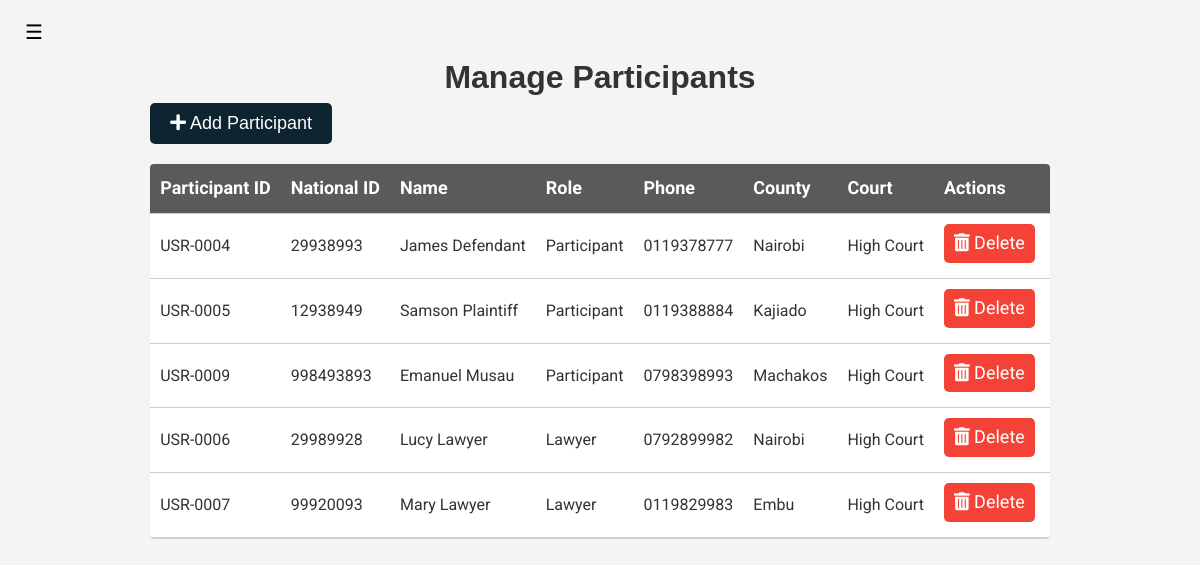
Page /clerk-manage-participant (signed in) on the earlier database version.
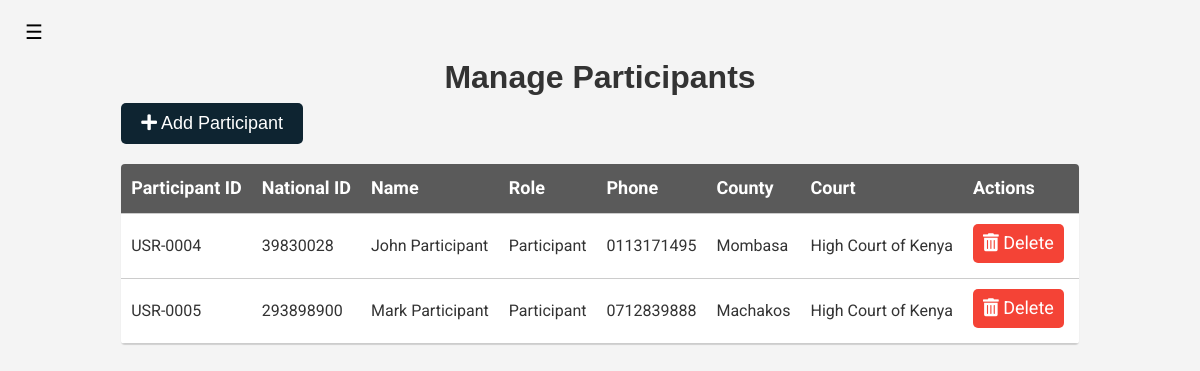
Same page on the later database version.
### court_proceedings_management_application/models.py (models this page shows, shortened)
class User(AbstractUser, PermissionsMixin):
    ROLES = (
        ('admin', 'Admin'),
        ('clerk', 'Clerk'),
        ('judge', 'Judge'),
        ('participant', 'Participant'),
        ('lawyer', 'Lawyer'),
    )
    COUNTY_CHOICES = (
        ('Baringo', 'Baringo'),
        ('Bomet', 'Bomet'),
        ('Bungoma', 'Bungoma'),
        ('Busia', 'Busia'),
        ('Elgeyo Marakwet', 'Elgeyo Marakwet'),
        ('Embu', 'Embu'),
        ('Garissa', 'Garissa'),
        ('Homa Bay', 'Homa Bay'),
        ('Isiolo', 'Isiolo'),
        ('Kajiado', 'Kajiado'),
        ('Kakamega', 'Kakamega'),
        ('Kericho', 'Kericho'),
        ('Kiambu', 'Kiambu'),
        ('Kilifi', 'Kilifi'),
        ('Kirinyaga', 'Kirinyaga'),
        ('Kisii', 'Kisii'),
        ('Kisumu', 'Kisumu'),
        ('Kitui', 'Kitui'),
        ('Kwale', 'Kwale'),
        ('Laikipia', 'Laikipia'),
        ('Lamu', 'Lamu'),
        ('Machakos', 'Machakos'),
        ('Makueni', 'Makueni'),
        ('Mandera', 'Mandera'),
        ('Marsabit', 'Marsabit'),
        ('Meru', 'Meru'),
        ('Migori', 'Migori'),
        ('Mombasa', 'Mombasa'),
        ('Murang\'a', 'Murang\'a'),
        ('Nairobi', 'Nairobi'),
        ('Nakuru', 'Nakuru'),
        ('Nandi', 'Nandi'),
        ('Narok', 'Narok'),
        ('Nyamira', 'Nyamira'),
        ('Nyandarua', 'Nyandarua'),
        ('Nyeri', 'Nyeri'),
        ('Samburu', 'Samburu'),
        ('Siaya', 'Siaya'),
        ('Taita Taveta', 'Taita Taveta'),
        ('Tana River', 'Tana River'),
        ('Tharaka Nithi', 'Tharaka Nithi'),
    )
    TRIBE_CHOICES = (
        ('Kikuyu', 'Kikuyu'),
        ('Luhya', 'Luhya'),
        ('Luo', 'Luo'),
        ('Kalenjin', 'Kalenjin'),
        ('Kamba', 'Kamba'),
        ('Kisii', 'Kisii'),
        ('Mijikenda', 'Mijikenda'),
        ('Meru', 'Meru'),
        ('Turkana', 'Turkana'),
        ('Maasai', 'Maasai'),
        ('Embu', 'Embu'),
        ('Taita', 'Taita'),
        ('Giriama', 'Giriama'),
        ('Rendille', 'Rendille'),
        ('Borana', 'Borana'),
        ('Samburu', 'Samburu'),
        ('Pokomo', 'Pokomo'),
        ('Orma', 'Orma'),
        ('Elmolo', 'Elmolo'),
        ('Digo', 'Digo'),
        ('Swahili', 'Swahili'),
        ('Taveta', 'Taveta'),
        ('Kuria', 'Kuria'),
        ('Mbeere', 'Mbeere'),
        ('Tharaka', 'Tharaka'),
        ('Gusii', 'Gusii'),
        ('Ilchamus', 'Ilchamus'),
        ('Kalenjin', 'Kalenjin'),
        ('Kamba', 'Kamba'),
        ('Kikuyu', 'Kikuyu'),
        ('Kisii', 'Kisii'),
        ('Kuria', 'Kuria'),
        ('Luhya', 'Luhya'),
        ('Luo', 'Luo'),
        ('Maasai', 'Maasai'),
        ('Meru', 'Meru'),
        ('Mijikenda', 'Mijikenda'),
        ('Pokomo', 'Pokomo'),
        ('Rendille', 'Rendille'),
        ('Samburu', 'Samburu'),
        ('Somali', 'Somali'),
        ('Swahili', 'Swahili'),
        ('Taita', 'Taita'),
        ('Taveta', 'Taveta'),
        ('Tharaka', 'Tharaka'),
        ('Turkana', 'Turkana'),
        ('Gabra', 'Gabra'),
        ('Giriama', 'Giriama'),
    )
    GENDER_CHOICES = (
        ('male', 'Male'),
        ('female', 'Female'),
        ('prefer not to say', 'Prefer not to say'),
    )
    profile_image = models.ImageField(upload_to='profile_images/', null=True, blank=True, default='profile_images'
                                                                                                  '/default.png')
    user_id = models.CharField(max_length=30, unique=True)
    first_name = models.CharField(max_length=30)
    last_name = models.CharField(max_length=30, null=True, blank=True)
    username = models.CharField(max_length=30, unique=True)
    email = models.EmailField(unique=True)
    role = models.CharField(max_length=30, choices=ROLES, default='observer')
    national_id = models.IntegerField(unique=True)
    county_of_residence = models.CharField(max_length=30, choices=COUNTY_CHOICES, default='Nairobi')
    phone_number = models.CharField(max_length=15, blank=True)
    gender = models.CharField(max_length=30, choices=GENDER_CHOICES, default='prefer not to say')
    tribe = models.CharField(max_length=30, choices=TRIBE_CHOICES, default='Kikuyu')
    date_of_birth = models.DateField()
    address = models.CharField(max_length=255)
    password = models.CharField(max_length=30)
    is_active = models.BooleanField(default=True)
    is_staff = models.BooleanField(default=False)
    is_superuser = models.BooleanField(default=False)
    date_joined = models.DateTimeField(auto_now_add=True)
    created_by = models.ForeignKey('self', on_delete=models.SET_NULL, null=True, blank=True)
    is_approved = models.BooleanField(default=False)
    courts = models.ManyToManyField('Court', related_name='users', blank=True)
    @property
    def is_authenticated(self):
        return bool(self.username and self.password)

class Court(models.Model):
    COURT_TYPES = (
        ('high court', 'High Court'),
        ('magistrate court', 'Magistrate Court'),
        ('environment court', 'Environment and Land Court'),
        ('labour court', 'Employment and Labour Court'),
        ('anti-corruption court', 'Anti-Corruption Court'),
        ('children court', 'Children\'s Court'),
        ('maritime court', 'Maritime Court'),
        ('military court', 'Military Court'),
        ('tax court', 'Tax Court'),
        ('appeal court', 'Court of Appeal'),
        ('supreme court', 'Supreme Court'),
    )
    name = models.CharField(max_length=255)
    court_id = models.CharField(max_length=30, unique=True)
    court_logo = models.ImageField(upload_to='court_logos/', null=True, blank=True,
                                   default='../static/images/default_court.png')
    court_email = models.EmailField()
    court_phone = models.CharField(max_length=15, blank=True)
    court_address = models.CharField(max_length=255)
    location = models.CharField(max_length=255, choices=User.COUNTY_CHOICES)
    court_type = models.CharField(max_length=255, choices=COURT_TYPES)
    created_by = models.ForeignKey(User, on_delete=models.CASCADE)
    created_on = models.DateTimeField(auto_now_add=True, null=True)

### court_proceedings_management_application/views.py (the view)
# urls.py: path('clerk-manage-participant', views.ClerkManageParticipantView.as_view(), name='clerk-manage-participant'),
class ClerkManageParticipantView(View):
    def __init__(self, *args, **kwargs):
        super().__init__(*args, **kwargs)
        self.user_service = UserService()
        self.court_service = CourtService()
    def get(self, request):
        if not request.user.is_authenticated:
            return redirect('login')
        user = request.user
        user_info = self.user_service.get_user_info(user.username)
        court_objects = self.court_service.get_all_courts()
        try:
            roles = ['participant', 'lawyer', 'observer']
            participants = []
            for role in roles:
                participants.extend(self.user_service.get_user_by_role(role))
        except:
            participants = None
            messages.error(request, 'No users found in the database', extra_tags='toast')
        context = {
            'user_info': user_info,
            'participants': participants,
            'court_objects': court_objects,
        }
        return render(request, 'clerk-manage-participant.html', context)

### court_proceedings_management_application/interfaces/court_database.py (called while the page is built)
    def get_all_courts(self):
        return Court.objects.all()

### court_proceedings_management_application/interfaces/court_service.py (called while the page is built)
    def get_all_courts(self):
        return self.court_database.get_all_courts()

### court_proceedings_management_application/interfaces/user_database.py (called while the page is built)
    def get_user_info(self, username):
        try:
            return get_object_or_404(User, username=username)
        except User.DoesNotExist:
            return UserDoesNotExist(f'User with username {username} does not exist')

    def get_user_by_role(self, role):
        try:
            return User.objects.filter(role=role)
        except User.DoesNotExist:
            return UserDoesNotExist(f'User with role {role} does not exist')

### court_proceedings_management_application/interfaces/user_service.py (called while the page is built)
    def get_user_info(self, username):
        try:
            return self.user_database.get_user_info(username)
        except UserDoesNotExist as e:
            print(e)
            return None

    def get_user_by_role(self, role):
        try:
            return self.user_database.get_user_by_role(role)
        except UserDoesNotExist as e:
            print(e)
            return None

### templates/clerk-manage-participant.html (shortened to what this page needs)
{% extends 'sidebar.html' %}
{% load static %}
    {% block title %}
        Manage Participants
    {% endblock %}
    {% block content %}
        <article aria-label="participant-table">
            <button class="btn btn-primary btn-primary-action" onclick="redirectToCreateparticipant()"><i
                    class="fas fa-plus"></i> Add
                Participant
            </button>
            <div class="table-container">
                <table class="material-table">
                    <thead>
                    <tr>
                        <th>Participant ID</th>
                        <th>National ID</th>
                        <th>Name</th>
                        <th>Role</th>
                        <th>Phone</th>
                        <th>County</th>
                        <th>Court</th>
                        <th>Actions</th>
                    </tr>
                    </thead>
                    <tbody>
                    {% for participant in participants %}
                        <tr>
                            <td>{{ participant.user_id }}</td>
                            <td>{{ participant.national_id }}</td>
                            <td>{{ participant.first_name }} {{ participant.last_name }}</td>
                            <td>{{ participant.role | capfirst }}</td>
                            <td>{{ participant.phone_number }}</td>
                            <td>{{ participant.county_of_residence }}</td>
                            {% if participant.courts.all %}
                                {% with participant.courts.all as courts %}
                                    {% if courts|length == 0 %}
                                        <td>NA</td>
                                    {% elif courts|length == 1 %}
                                        <td>{{ courts.0.name }}</td>
                                    {% else %}
                                        <td>{{ courts.0.name }} & {{ courts|length|add:"-1" }} Others</td>
                                    {% endif %}
                                {% endwith %}
                            {% else %}
                                <td>NA</td>
                            {% endif %}
                            <td>
                                <a class="btn btn-danger btn-secondary-action"
                                   href="{% url 'clerk-delete-participant' user_id=participant.id %}"
                                   onclick="confirmDeleteDialog(event, this.href)"><i
                                        class="fas fa-trash-alt"></i> Delete</a>
                            </td>
                        </tr>
                    {% endfor %}
                    </tbody>
                </table>
            </div>
        </article>
    {% endblock %}

### templates/sidebar.html (shortened to what this page needs)
{% load static %}
<!DOCTYPE html>
<html lang="en">
<head>
    <link rel="stylesheet" href="https://cdnjs.cloudflare.com/ajax/libs/font-awesome/5.15.4/css/all.min.css">
    <link rel="stylesheet" href="{% static 'styles/main.css' %}">
</head>
<body>
<div id="main">
    <button class="openbtn" onclick="openNav()">&#9776;</button>
    <div class="main-container">
        <h1 class="title">{% block title %} Title {% endblock %}</h1>
        {% block content %}{% endblock %}
    </div>
</div>
</body>
</html>

### static/styles/main.css (style rules this page uses)
body { font-family: 'Roboto Light', sans-serif; font-size: 16px; line-height: 1.6; color: #333; background-color: #f4f4f4; }
* { margin: 0; padding: 0; box-sizing: border-box; }
a { text-decoration: none; }
.btn { display: inline-block; padding: 10px 20px; color: #fff; border: none; border-radius: 5px; cursor: pointer; text-decoration: none; font-size: 18px; }
.btn-primary { background: #0e2431; color: #fff !important; }
.btn-danger { background: #f44336; }

Differences in the rows shown:
removed User: user_id "USR-0009", national_id "998493893", first_name "Emanuel", last_name "Musau", role "Participant", phone_number "0798398993", county_of_residence "Machakos", courts.all.0.name "High Court"
removed User: user_id "USR-0006", national_id "29989928", first_name "Lucy", last_name "Lawyer", role "Lawyer", phone_number "0792899982", county_of_residence "Nairobi", courts.all.0.name "High Court"
removed User: user_id "USR-0007", national_id "99920093", first_name "Mary", last_name "Lawyer", role "Lawyer", phone_number "0119829983", county_of_residence "Embu", courts.all.0.name "High Court"
changed User "USR-0004": national_id "29938993" → "39830028"; first_name "James" → "John"; last_name "Defendant" → "Participant"; phone_number "0119378777" → "0113171495"; county_of_residence "Nairobi" → "Mombasa"; courts.all.0.name "High Court" → "High Court of Kenya"
changed User "USR-0005": national_id "12938949" → "293898900"; first_name "Samson" → "Mark"; last_name "Plaintiff" → "Participant"; phone_number "0119388884" → "0712839888"; county_of_residence "Kajiado" → "Machakos"; courts.all.0.name "High Court" → "High Court of Kenya"
